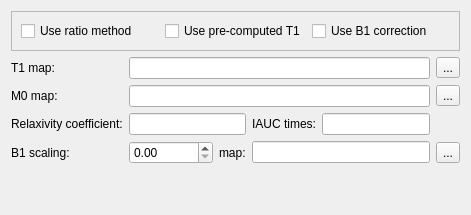
                 <widget class="QWidget" name="concentrationTab">
                  <attribute name="title">
                   <string>Signal to concentration</string>
                  </attribute>
                  <layout class="QGridLayout" name="gridLayout_4">
                   <item row="1" column="0">
                    <widget class="QLabel" name="label">
                     <property name="text">
                      <string>T1 map:</string>
                     </property>
                    </widget>
                   </item>
                   <item row="1" column="1" colspan="4">
                    <widget class="QLineEdit" name="t1MapLineEdit">
                     <property name="minimumSize">
                      <size>
                       <width>0</width>
                       <height>18</height>
                      </size>
                     </property>
                    </widget>
                   </item>
                   <item row="1" column="5">
                    <widget class="QToolButton" name="t1MapPathSelect">
                     <property name="text">
                      <string>...</string>
                     </property>
                    </widget>
                   </item>
                   <item row="2" column="0">
                    <widget class="QLabel" name="label_3">
                     <property name="text">
                      <string>M0 map:</string>
                     </property>
                    </widget>
                   </item>
                   <item row="2" column="1" colspan="4">
                    <widget class="QLineEdit" name="m0MapLineEdit">
                     <property name="minimumSize">
                      <size>
                       <width>0</width>
                       <height>18</height>
                      </size>
                     </property>
                    </widget>
                   </item>
                   <item row="2" column="5">
                    <widget class="QToolButton" name="m0MapPathSelect">
                     <property name="text">
                      <string>...</string>
                     </property>
                    </widget>
                   </item>
                   <item row="3" column="0">
                    <widget class="QLabel" name="label_6">
                     <property name="text">
                      <string>Relaxivity coefficient:</string>
                     </property>
                    </widget>
                   </item>
                   <item row="3" column="1" colspan="2">
                    <widget class="QLineEdit" name="r1LineEdit"/>
                   </item>
                   <item row="3" column="3">
                    <widget class="QLabel" name="iaucLabel">
                     <property name="text">
                      <string>IAUC times:</string>
                     </property>
                     <property name="alignment">
                      <set>Qt::AlignRight|Qt::AlignTrailing|Qt::AlignVCenter</set>
                     </property>
                    </widget>
                   </item>
                   <item row="3" column="4">
                    <widget class="QLineEdit" name="iaucTimesLineEdit"/>
                   </item>
                   <item row="4" column="0">
                    <widget class="QLabel" name="label_41">
                     <property name="text">
                      <string>B1 scaling:</string>
                     </property>
                    </widget>
                   </item>
                   <item row="4" column="1">
                    <widget class="QDoubleSpinBox" name="b1ScalingSpinBox">
                     <property name="maximum">
                      <double>100000.000000000000000</double>
                     </property>
                    </widget>
                   </item>
                   <item row="4" column="2">
                    <widget class="QLabel" name="label_39">
                     <property name="text">
                      <string>map:</string>
                     </property>
                    </widget>
                   </item>
                   <item row="4" column="3" colspan="2">
                    <widget class="QLineEdit" name="b1MapLineEdit"/>
                   </item>
                   <item row="4" column="5">
                    <widget class="QToolButton" name="b1MapPathSelect">
                     <property name="text">
                      <string>...</string>
                     </property>
                    </widget>
                   </item>
                   <item row="5" column="1">
                    <spacer name="verticalSpacer_3">
                     <property name="orientation">
                      <enum>Qt::Vertical</enum>
                     </property>
                     <property name="sizeHint" stdset="0">
                      <size>
                       <width>20</width>
                       <height>40</height>
                      </size>
                     </property>
                    </spacer>
                   </item>
                   <item row="0" column="0" colspan="6">
                    <widget class="QFrame" name="frame">
                     <property name="frameShape">
                      <enum>QFrame::StyledPanel</enum>
                     </property>
                     <property name="frameShadow">
                      <enum>QFrame::Raised</enum>
                     </property>
                     <layout class="QHBoxLayout" name="horizontalLayout">
                      <item>
                       <widget class="QCheckBox" name="m0RatioCheckBox">
                        <property name="layoutDirection">
                         <enum>Qt::LeftToRight</enum>
                        </property>
                        <property name="text">
                         <string>Use ratio method</string>
                        </property>
                       </widget>
                      </item>
                      <item>
                       <widget class="QCheckBox" name="t1UsePrecomputedCheckBox">
                        <property name="layoutDirection">
                         <enum>Qt::LeftToRight</enum>
                        </property>
                        <property name="text">
                         <string>Use pre-computed T1</string>
                        </property>
                       </widget>
                      </item>
                      <item>
                       <widget class="QCheckBox" name="b1CorrectionCheckBox">
                        <property name="maximumSize">
                         <size>
                          <width>16777215</width>
                          <height>16777215</height>
                         </size>
                        </property>
                        <property name="layoutDirection">
                         <enum>Qt::LeftToRight</enum>
                        </property>
                        <property name="text">
                         <string>Use B1 correction</string>
                        </property>
                       </widget>
                      </item>
                     </layout>
                    </widget>
                   </item>
                  </layout>
                 </widget>
